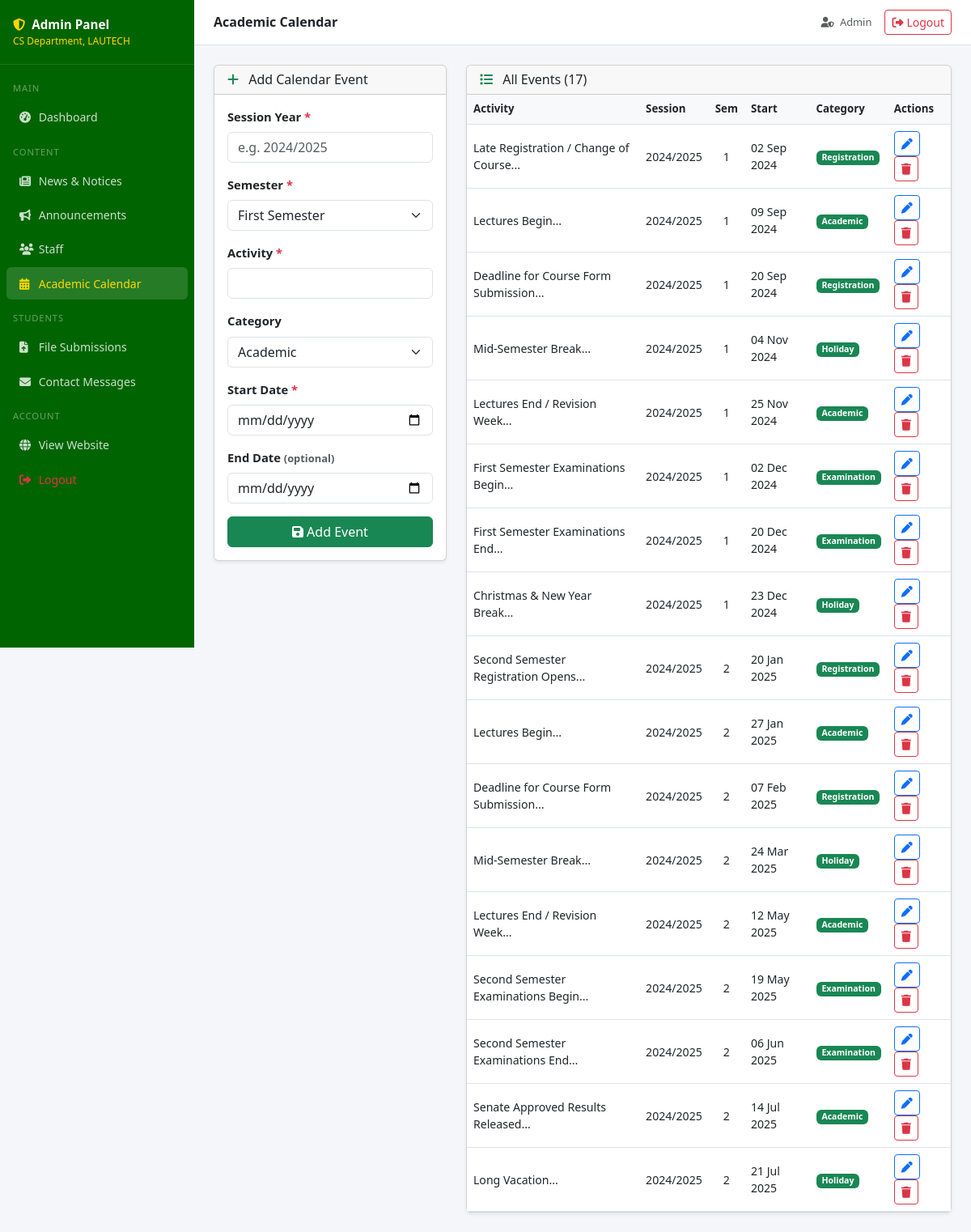
The app's page /admin/manage-calendar.php (signed in) with its own data.
### tables this page shows
CREATE TABLE IF NOT EXISTS academic_calendar (
    id           INT AUTO_INCREMENT PRIMARY KEY,
    session_year VARCHAR(20)  NOT NULL,
    semester     TINYINT      NOT NULL,
    activity     VARCHAR(200) NOT NULL,
    start_date   DATE         NOT NULL,
    end_date     DATE,
    category     VARCHAR(50)  DEFAULT 'General',
    created_at   TIMESTAMP    DEFAULT CURRENT_TIMESTAMP
);

### admin/manage-calendar.php (the view, shortened to what this page needs)
<?php
$editing = null;
$allEvents = mysqli_fetch_all(
    mysqli_query($conn,
        "SELECT * FROM academic_calendar ORDER BY session_year DESC, start_date ASC"),
    MYSQLI_ASSOC
);
include dirname(__FILE__) . '/admin_layout.php';
?>
<div class="row g-4">
  <div class="col-lg-4">
    <div class="card shadow-sm">
      <div class="card-header">
        <h6 class="mb-0">
          <i class="fas fa-<?php echo $editing ? 'pen' : 'plus'; ?> me-2 text-success"></i>
          <?php echo $editing ? 'Edit Event' : 'Add Calendar Event'; ?>
        </h6>
      </div>
      <div class="card-body">
        <form method="POST">
          <div class="mb-3">
            <label class="form-label fw-semibold">Session Year <span class="text-danger">*</span></label>
            <input type="text" name="session_year" class="form-control"
                   placeholder="e.g. 2024/2025" required
                   value="<?php echo $editing ? htmlspecialchars($editing['session_year']) : ''; ?>">
          </div>
          <div class="mb-3">
            <label class="form-label fw-semibold">Semester <span class="text-danger">*</span></label>
            <select name="semester" class="form-select">
              <option value="1" <?php echo ($editing && $editing['semester'] == 1) ? 'selected' : ''; ?>>First Semester</option>
            </select>
          </div>
          <div class="mb-3">
            <label class="form-label fw-semibold">Activity <span class="text-danger">*</span></label>
            <input type="text" name="activity" class="form-control" required
                   value="<?php echo $editing ? htmlspecialchars($editing['activity']) : ''; ?>">
          </div>
          <div class="mb-3">
            <label class="form-label fw-semibold">Category</label>
            <select name="category" class="form-select">
              <?php foreach (array('Academic','Registration','Examination','Holiday','General') as $cat): ?>
                <option value="<?php echo $cat; ?>"
                  <?php echo ($editing && $editing['category'] === $cat) ? 'selected' : ''; ?>>
                  <?php echo $cat; ?>
                </option>
              <?php endforeach; ?>
            </select>
          </div>
          <div class="mb-3">
            <label class="form-label fw-semibold">Start Date <span class="text-danger">*</span></label>
            <input type="date" name="start_date" class="form-control" required
                   value="<?php echo $editing ? $editing['start_date'] : ''; ?>">
          </div>
          <div class="mb-3">
            <label class="form-label fw-semibold">
              End Date <span class="text-muted small">(optional)</span>
            </label>
            <input type="date" name="end_date" class="form-control"
                   value="<?php echo ($editing && $editing['end_date']) ? $editing['end_date'] : ''; ?>">
          </div>
          <div class="d-flex gap-2">
            <button type="submit" class="btn btn-success flex-grow-1">
              <i class="fas fa-save me-1"></i><?php echo $editing ? 'Update' : 'Add Event'; ?>
            </button>
          </div>
        </form>
      </div>
    </div>
  </div>
  <div class="col-lg-8">
    <div class="card shadow-sm">
      <div class="card-header">
        <h6 class="mb-0">
          <i class="fas fa-list me-2 text-success"></i>
          All Events (<?php echo count($allEvents); ?>)
        </h6>
      </div>
      <div class="card-body p-0">
        <div class="table-responsive">
          <table class="table admin-table mb-0">
            <thead>
              <tr><th>Activity</th><th>Session</th><th>Sem</th><th>Start</th><th>Category</th><th>Actions</th></tr>
            </thead>
            <tbody>
              <?php foreach ($allEvents as $ev): ?>
              <tr>
                <td><?php echo htmlspecialchars(substr($ev['activity'], 0, 40)); ?>...</td>
                <td class="small"><?php echo htmlspecialchars($ev['session_year']); ?></td>
                <td class="text-center"><?php echo $ev['semester']; ?></td>
                <td class="small"><?php echo date('d M Y', strtotime($ev['start_date'])); ?></td>
                <td><span class="badge bg-success small"><?php echo htmlspecialchars($ev['category']); ?></span></td>
                <td>
                  <a href="?edit=<?php echo $ev['id']; ?>"
                     class="btn btn-sm btn-outline-primary me-1">
                    <i class="fas fa-pen"></i>
                  </a>
                  <a href="?delete=<?php echo $ev['id']; ?>"
                     class="btn btn-sm btn-outline-danger"
                     onclick="return confirm('Delete this event?')">
                    <i class="fas fa-trash"></i>
                  </a>
                </td>
              </tr>
              <?php endforeach; ?>
            </tbody>
          </table>
        </div>
      </div>
    </div>
  </div>
</div>
<?php
echo '</div></div>';
echo '</body></html>';
?>

### admin/admin_layout.php (style rules this page uses)
:root { --admin-green: #006400; --admin-gold: #FFD700; }
body { background: #f4f6f9; font-size: 0.92rem; }
.admin-table th { background: #f8f9fa; font-weight: 600; font-size: 0.83rem; }
.admin-table td { vertical-align: middle; font-size: 0.88rem; }

### records on screen
academic_calendar: activity "Late Registration / Change of Course", session_year "2024/2025", semester "1", start_date "02 Sep 2024", category "Registration"
academic_calendar: activity "Lectures Begin", session_year "2024/2025", semester "1", start_date "09 Sep 2024", category "Academic"
academic_calendar: activity "Deadline for Course Form Submission", session_year "2024/2025", semester "1", start_date "20 Sep 2024", category "Registration"
academic_calendar: activity "Mid-Semester Break", session_year "2024/2025", semester "1", start_date "04 Nov 2024", category "Holiday"
academic_calendar: activity "Lectures End / Revision Week", session_year "2024/2025", semester "1", start_date "25 Nov 2024", category "Academic"
academic_calendar: activity "First Semester Examinations Begin", session_year "2024/2025", semester "1", start_date "02 Dec 2024", category "Examination"
academic_calendar: activity "First Semester Examinations End", session_year "2024/2025", semester "1", start_date "20 Dec 2024", category "Examination"
academic_calendar: activity "Christmas & New Year Break", session_year "2024/2025", semester "1", start_date "23 Dec 2024", category "Holiday"
academic_calendar: activity "Second Semester Registration Opens", session_year "2024/2025", semester "2", start_date "20 Jan 2025", category "Registration"
academic_calendar: activity "Lectures Begin", session_year "2024/2025", semester "2", start_date "27 Jan 2025", category "Academic"
academic_calendar: activity "Deadline for Course Form Submission", session_year "2024/2025", semester "2", start_date "07 Feb 2025", category "Registration"
academic_calendar: activity "Mid-Semester Break", session_year "2024/2025", semester "2", start_date "24 Mar 2025", category "Holiday"
academic_calendar: activity "Lectures End / Revision Week", session_year "2024/2025", semester "2", start_date "12 May 2025", category "Academic"
academic_calendar: activity "Second Semester Examinations Begin", session_year "2024/2025", semester "2", start_date "19 May 2025", category "Examination"
academic_calendar: activity "Second Semester Examinations End", session_year "2024/2025", semester "2", start_date "06 Jun 2025", category "Examination"
academic_calendar: activity "Senate Approved Results Released", session_year "2024/2025", semester "2", start_date "14 Jul 2025", category "Academic"
academic_calendar: activity "Long Vacation", session_year "2024/2025", semester "2", start_date "21 Jul 2025", category "Holiday"

### other values on screen
$adminPageTitle "Academic Calendar"
$_SESSION['admin_username'] "Admin"
count($allEvents) "17"
form field category "Academic"
